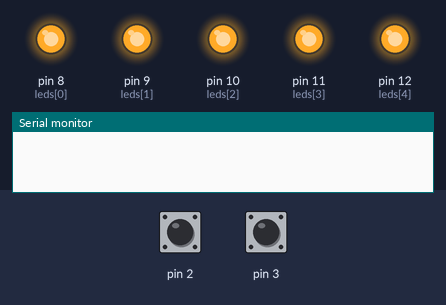
The sketch below on a simulated Arduino Uno, built with avr-gcc and run on an emulated ATmega328P. Parts: output pins drawn as LEDs (lit = HIGH), the last lines printed to the serial monitor. The inputs (shaded band) are chosen by the test bench; at power-on: pin 2 HIGH, pin 3 HIGH. Random numbers use the default seed unless the sketch sets one.

Above: at 22.0 s.
22.1 s: pin 2 pulled LOW for 0.15 s
At 22.11 s:
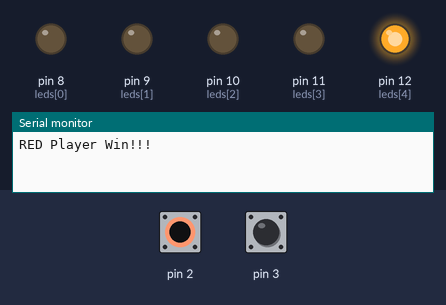
At 30.4 s:
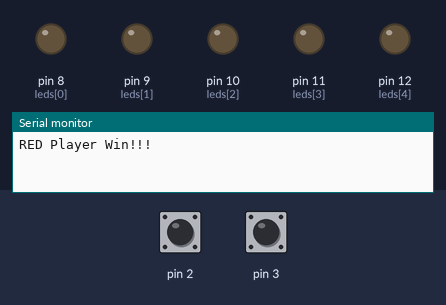
Timing chart, 0 to 31.6 s (numbered marks = the images above; inputs shaded):
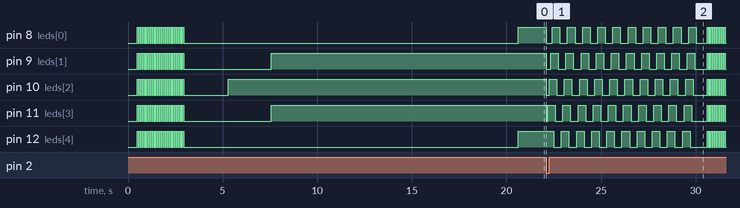

The sketch:

ReadySteadyBang.ino
```cpp
#include "LedPanel.cpp"

const int leds[5] = {8, 9, 10, 11, 12};
LedPanel theLedsPanel(leds);

bool isGameMoment = false;
int winner = 0;

void setup() {
  Serial.begin(9600);

  for (int i = 0; i < 5; i++) {
    pinMode(leds[i], OUTPUT);
  }

  pinMode(2, INPUT_PULLUP);
  pinMode(3, INPUT_PULLUP);

  attachInterrupt(0, []() -> void {if (isGameMoment) {isGameMoment = false;winner = 1;}}, FALLING);
  attachInterrupt(1, []() -> void {if (isGameMoment) {isGameMoment = false;winner = 2;}}, FALLING);
}

void loop() {
  if (isGameMoment) return;

  if (winner == 1) Serial.println("RED Player Win!!!");
  if (winner == 2) Serial.println("BLUE Player Win!!!");
  blinkToWinner();
  winner = 0;

  startNewGame();
}

void startNewGame() {
  welcomBlinks();
  showTrafficLights();
  isGameMoment = true;
}

void welcomBlinks() {
  delay(500);

  for (int i = 0; i < 25; i++) {
    theLedsPanel.switchAllLeds(true);
    delay(50);
    theLedsPanel.switchAllLeds(false);
    delay(50);
  }

  delay(500);
}

void showTrafficLights() {
  theLedsPanel.switchAllLeds(false);
  delay(random(1000, 2000));
  int redLeds[] = {2};
  theLedsPanel.switchLeds(true, redLeds, 1);
  delay(random(1000, 10000));
  int yellowLeds[] = {1, 3};
  theLedsPanel.switchLeds(true, yellowLeds, 2);
  delay(random(1000, 20000));
  int greenLeds[] = {0, 4};
  theLedsPanel.switchLeds(true, greenLeds, 2);
}

void blinkToWinner() {
  if (winner == 0) return;

  if (winner == 1) theLedsPanel.blinkArrow(false, 10);
  if (winner == 2) theLedsPanel.blinkArrow(true, 10);
}
```

LedPanel.cpp
```cpp
#include "Arduino.h"

struct LedState {
  int pin;
  bool isOn = false;
};

class LedPanel {
  private:
    LedState ledsState[5];

  public:
    LedPanel(const int ledsPins[]) {
      for (int i = 0; i < 5; i++) {
        ledsState[i].pin = ledsPins[i];
      }

      applyLeds();
    }

    void blink(int ledNum, int delayMs) {
      ledsState[ledNum].isOn = !ledsState[ledNum].isOn;
      applyLeds();
      delay(delayMs);
      ledsState[ledNum].isOn = !ledsState[ledNum].isOn;
      applyLeds();
      delay(delayMs);
    }

    void blink(int ledsNums[], int arrSize, int delayMs) {
      switchAllLeds(false);
      switchLeds(true, ledsNums, arrSize);
      delay(delayMs);
      switchLeds(false, ledsNums, arrSize);
      delay(delayMs);
    }

    void blinkArrow (bool dir, int repeats) {
      switchAllLeds(false);

      for (int i = 0; i < repeats; i++) {
        for (int i = 0; i < 5; i++) {
          int ledNum = dir ? i : 4 - i;
          switchLed(true, ledNum);
          delay(80);
        }
        for (int i = 0; i < 5; i++) {
          int ledNum = dir ? i : 4 - i;
          switchLed(false, ledNum);
          delay(80);
        }
      }
    }

    void switchLed(bool isOn, int ledNum) {
      ledsState[ledNum].isOn = isOn;
      applyLeds();
    }

    void switchLeds(bool isOn, int ledsNums[], int arrSize) {
      for (int i = 0; i < arrSize; i++) {
        ledsState[ledsNums[i]].isOn = isOn;
      }
      applyLeds();
    }

    void switchAllLeds(bool isOn) {
      for (int i = 0; i < 5; i++) {
        ledsState[i].isOn = isOn;
      }
      applyLeds();
    }

    void blinkAllLeds(int duration) {
      switchAllLeds(false);
      delay(10);
      switchAllLeds(true);
      delay(duration);
      switchAllLeds(false);
      delay(duration);
    }

    void applyLeds() {
      for (int i = 0; i < 5; i++) {
        digitalWrite(ledsState[i].pin, ledsState[i].isOn);
      }
    }
};
```

Measured:
- after the input at 22.1 s, pin 8 (leds[0]): goes LOW 0.32 s, 9 × (HIGH 0.40 s, LOW 0.40 s), HIGH 0.40 s, LOW 0.58 s, 9 × (HIGH 0.05 s, LOW 0.05 s), HIGH 0.05 s, then LOW, starting at once; pin 9 (leds[1]): goes LOW 0.24 s, 9 × (HIGH 0.40 s, LOW 0.40 s), HIGH 0.40 s, LOW 0.66 s, 9 × (HIGH 0.05 s, LOW 0.05 s), HIGH 0.05 s, then LOW, starting at once
